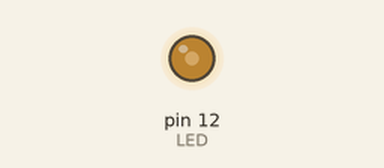
This sketch was run on a simulated Arduino Uno, built with avr-gcc and run on an emulated ATmega328P. Shown: output pins drawn as LEDs (lit = HIGH).

Above: at 0.1 s.
Timing chart, 0 to 1.6 s (numbered marks = the images above):
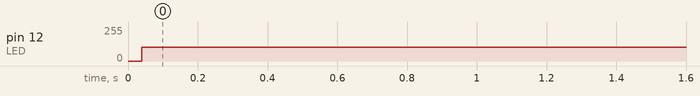

Measured:
- by itself, pin 12 (LED): 0/255 → 105/255 at 0.04 s

The sketch:

demo-open-one-LED.ino
```cpp
  /*
  Opem LED
  Turns an LED.
  */

const int LED = 12; // number of which the cable connected with in Arduino with LED

// the setup function runs once when you press reset or power the board
void setup() {
  // initialize digital pin LED as an output.
  pinMode(LED, OUTPUT);
}

// the loop function runs over and over again forever
void loop() {
  digitalWrite(LED, HIGH);   // turn the LED on (HIGH is the voltage level)
  digitalWrite(LED, LOW);   // turn the LED on (HIGH is the voltage level)
}
```
